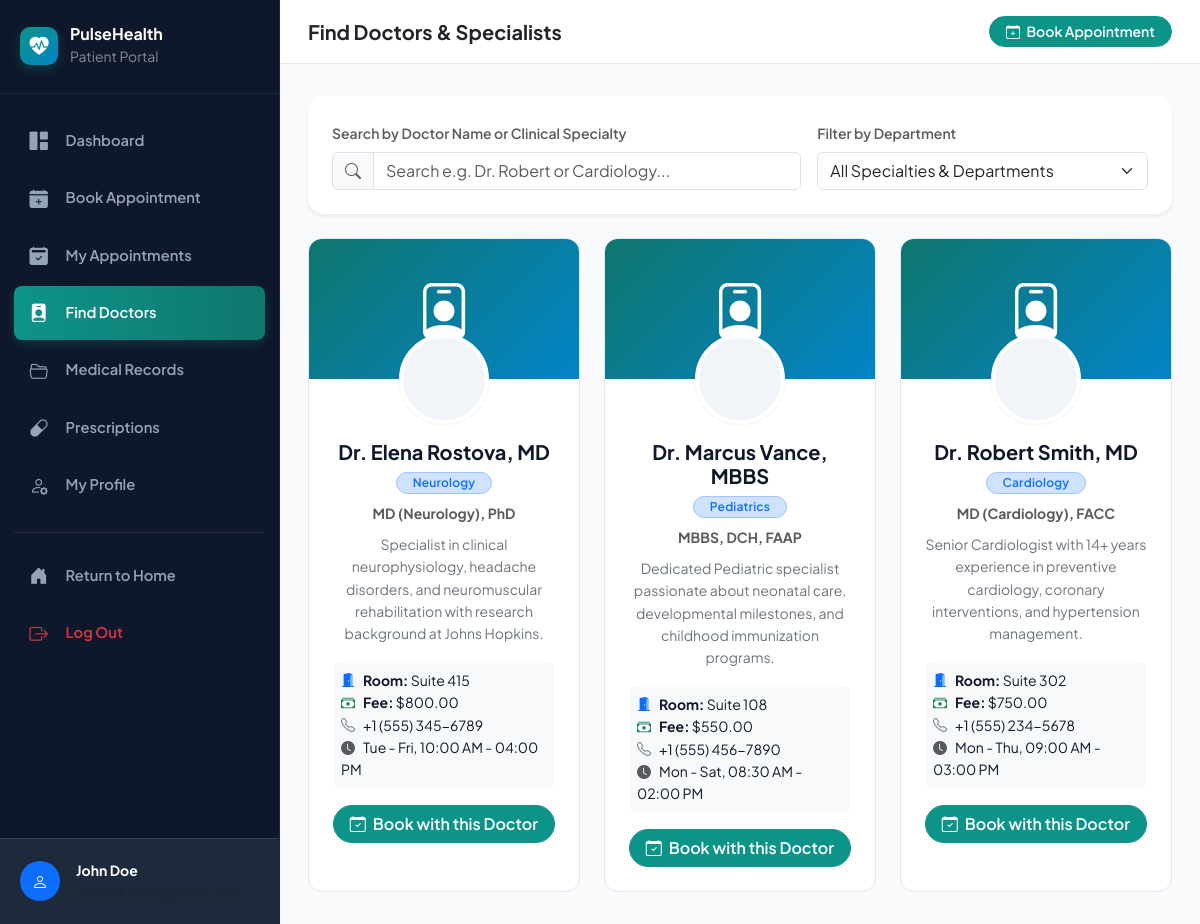
Page /patient/doctors.php (signed in) on the committed database.
### tables this page shows
CREATE TABLE IF NOT EXISTS `doctors` (
    `id` INT AUTO_INCREMENT PRIMARY KEY,
    `user_id` INT NOT NULL,
    `full_name` VARCHAR(100) NOT NULL,
    `specialization` VARCHAR(100) NOT NULL,
    `qualification` VARCHAR(100) NOT NULL,
    `phone` VARCHAR(20) NOT NULL,
    `room_no` VARCHAR(20) NOT NULL,
    `consultation_fee` DECIMAL(8, 2) NOT NULL DEFAULT 500.00,
    `bio` TEXT NULL,
    `available_days` VARCHAR(100) DEFAULT 'Mon - Fri, 09:00 AM - 05:00 PM',
    `created_at` TIMESTAMP DEFAULT CURRENT_TIMESTAMP,
    FOREIGN KEY (`user_id`) REFERENCES `users`(`id`) ON DELETE CASCADE
);

### patient/doctors.php (the view, shortened to what this page needs)
<?php
require_once __DIR__ . '/../config/db.php';
$doctors = [];
if ($db_connected && $pdo) {
    try {
        $stmt = $pdo->query("SELECT d.*, u.email FROM doctors d JOIN users u ON d.user_id = u.id WHERE u.status = 'active' ORDER BY d.full_name ASC");
        $doctors = $stmt->fetchAll();
    } catch (Exception $e) {
        $doctors = [];
    }
}
include __DIR__ . '/../includes/header.php';
?>
<div class="portal-wrapper">
    <?php include __DIR__ . '/sidebar.php'; ?>
    <div class="portal-content">
        <header class="portal-topbar">
            <div class="d-flex align-items-center gap-3">
                <h5 class="mb-0 fw-bold text-dark">Find Doctors & Specialists</h5>
            </div>
            <a href="book-appointment.php" class="btn btn-sm btn-primary rounded-pill px-3">
                <i class="bi bi-calendar-plus me-1"></i> Book Appointment
            </a>
        </header>
        <main class="portal-main">
            <div class="card border-0 shadow-sm rounded-4 p-4 mb-4">
                <div class="row g-3 align-items-center">
                    <div class="col-md-7">
                        <label class="form-label small fw-semibold text-muted">Search by Doctor Name or Clinical Specialty</label>
                        <div class="input-group">
                            <span class="input-group-text bg-light"><i class="bi bi-search text-muted"></i></span>
                            <input type="text" id="doctorSearchInput" class="form-control" placeholder="Search e.g. Dr. Robert or Cardiology...">
                        </div>
                    </div>
                    <div class="col-md-5">
                        <label class="form-label small fw-semibold text-muted">Filter by Department</label>
                        <select id="specialtyFilter" class="form-select">
                            <option value="all">All Specialties & Departments</option>
                        </select>
                    </div>
                </div>
            </div>
            <div class="row g-4" id="doctorsGrid">
                <?php if (!empty($doctors)): ?>
                    <?php foreach ($doctors as $doc): ?>
                        <div class="col-lg-4 col-md-6 doctor-item-card" data-name="<?= htmlspecialchars($doc['full_name']) ?>" data-specialty="<?= htmlspecialchars($doc['specialization']) ?>">
                            <div class="doctor-card">
                                <div class="doctor-avatar-box">
                                    <i class="bi bi-person-badge"></i>
                                </div>
                                <div class="p-4 text-center pt-0">
                                    <div class="d-flex justify-content-center">
                                        <div class="doctor-avatar-circle">
                                        </div>
                                    </div>
                                    <h5 class="fw-bold mt-3 mb-1"><?= htmlspecialchars($doc['full_name']) ?></h5>
                                    <span class="badge bg-primary-subtle text-primary border border-primary-subtle px-3 py-1 rounded-pill mb-2">
                                        <?= htmlspecialchars($doc['specialization']) ?>
                                    </span>
                                    <p class="small text-muted mb-2"><strong><?= htmlspecialchars($doc['qualification']) ?></strong></p>
                                    <p class="small text-secondary mb-3"><?= htmlspecialchars($doc['bio']) ?></p>
                                    <div class="p-2 bg-light rounded-3 text-start small mb-3">
                                        <div><i class="bi bi-door-open-fill text-primary me-2"></i><strong>Room:</strong> <?= htmlspecialchars($doc['room_no']) ?></div>
                                        <div><i class="bi bi-cash-stack text-success me-2"></i><strong>Fee:</strong> $<?= htmlspecialchars($doc['consultation_fee']) ?></div>
                                        <div><i class="bi bi-telephone text-secondary me-2"></i><?= htmlspecialchars($doc['phone']) ?></div>
                                        <div><i class="bi bi-clock-fill text-muted me-2"></i><?= htmlspecialchars($doc['available_days']) ?></div>
                                    </div>
                                    <a href="book-appointment.php?doctor_id=<?= $doc['id'] ?>" class="btn btn-primary w-100 rounded-pill">
                                        <i class="bi bi-calendar-check me-1"></i> Book with this Doctor
                                    </a>
                                </div>
                            </div>
                        </div>
                    <?php endforeach; ?>
                <?php endif; ?>
            </div>
        </main>
    </div>
</div>
</body>
</html>

### assets/css/style.css (style rules this page uses)
:root { --primary: #0d9488; --primary-dark: #0f766e; --primary-light: #ccfbf1; --secondary: #0284c7; --secondary-dark: #0369a1; --accent: #f59e0b; --danger: #ef4444; --success: #10b981; --bg-main: #f8fafc; --card-bg: #ffffff; --text-dark: #0f172a; --text-muted: #64748b; --border-color: #e2e8f0; --radius-sm: 8px; --radius-md: 14px; --radius-lg: 20px; --shadow-sm: 0 1px 3px rgba(15, 23, 42, 0.06); --shadow-md: 0 4px 20px -2px rgba(15, 23, 42, 0.08); --shadow-lg: 0 12px 30px -4px rgba(15, 23, 42, 0.12); --transition: all 0.25s cubic-bezier(0.16, 1, 0.3, 1); }
body { font-family: 'Plus Jakarta Sans', -apple-system, BlinkMacSystemFont, "Segoe UI", Roboto, sans-serif; background-color: var(--bg-main); color: var(--text-dark); margin: 0; padding: 0; overflow-x: hidden; line-height: 1.6; }
.doctor-card { background: #ffffff; border: 1px solid var(--border-color); border-radius: var(--radius-md); overflow: hidden; transition: var(--transition); height: 100%; }
.doctor-avatar-box { height: 140px; background: linear-gradient(135deg, #0f766e 0%, #0284c7 100%); display: flex; align-items: center; justify-content: center; color: #ffffff; font-size: 3.5rem; }
.doctor-avatar-circle { width: 90px; height: 90px; border-radius: 50%; border: 4px solid #ffffff; margin-top: -45px; background: #f1f5f9; display: flex; align-items: center; justify-content: center; font-size: 2.2rem; color: var(--primary); box-shadow: var(--shadow-sm); }
.portal-wrapper { display: flex; min-height: 100vh; background: var(--bg-main); }
.portal-content { flex-grow: 1; display: flex; flex-direction: column; overflow-x: hidden; }
.portal-topbar { background: #ffffff; border-bottom: 1px solid var(--border-color); padding: 1rem 1.75rem; display: flex; align-items: center; justify-content: space-between; }
.portal-main { padding: 2rem 1.75rem; flex-grow: 1; }
.btn-primary { background-color: var(--primary); border-color: var(--primary); font-weight: 600; }
.badge { font-weight: 600; letter-spacing: 0.2px; }

### rows in the picture
doctors: full_name "Dr. Elena Rostova, MD", specialization "Neurology", qualification "MD (Neurology), PhD", bio "Specialist in clinical neurophysiology, headache disorders, and neuromuscular rehabilitation with research background at Johns Hopkins.", room_no "Suite 415", consultation_fee "800.00", phone "+1 (555) 345-6789", available_days "Tue - Fri, 10:00 AM - 04:00 PM"
doctors: full_name "Dr. Marcus Vance, MBBS", specialization "Pediatrics", qualification "MBBS, DCH, FAAP", bio "Dedicated Pediatric specialist passionate about neonatal care, developmental milestones, and childhood immunization programs.", room_no "Suite 108", consultation_fee "550.00", phone "+1 (555) 456-7890", available_days "Mon - Sat, 08:30 AM - 02:00 PM"
doctors: full_name "Dr. Robert Smith, MD", specialization "Cardiology", qualification "MD (Cardiology), FACC", bio "Senior Cardiologist with 14+ years experience in preventive cardiology, coronary interventions, and hypertension management.", room_no "Suite 302", consultation_fee "750.00", phone "+1 (555) 234-5678", available_days "Mon - Thu, 09:00 AM - 03:00 PM"

### other values in the picture
APP_NAME "PulseHealth"
$patientName "John Doe"
